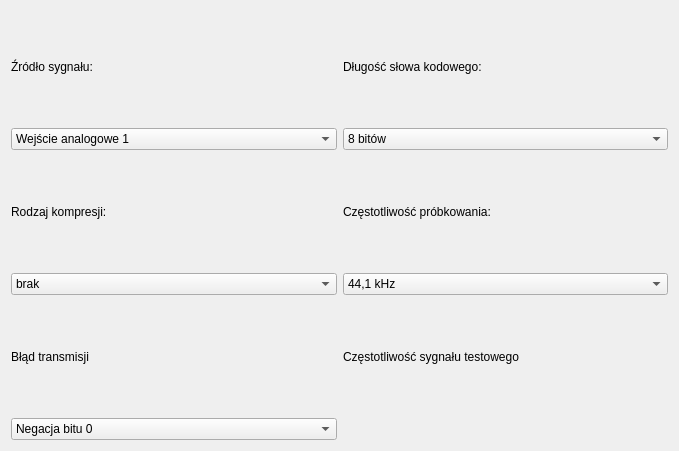
<?xml version="1.0" encoding="UTF-8"?>
<ui version="4.0">
 <class>ConfigWidget</class>
 <widget class="QWidget" name="ConfigWidget">
  <property name="geometry">
   <rect>
    <x>0</x>
    <y>0</y>
    <width>679</width>
    <height>451</height>
   </rect>
  </property>
  <property name="windowTitle">
   <string>Form</string>
  </property>
  <layout class="QGridLayout" name="gridLayout">
   <item row="2" column="1">
    <widget class="QLabel" name="label_4">
     <property name="text">
      <string>Częstotliwość próbkowania:</string>
     </property>
    </widget>
   </item>
   <item row="2" column="0">
    <widget class="QLabel" name="label_3">
     <property name="text">
      <string>Rodzaj kompresji:</string>
     </property>
    </widget>
   </item>
   <item row="3" column="0">
    <widget class="QComboBox" name="comboBox_3">
     <item>
      <property name="text">
       <string>brak</string>
      </property>
     </item>
     <item>
      <property name="text">
       <string>A-law</string>
      </property>
     </item>
     <item>
      <property name="text">
       <string>u-Law</string>
      </property>
     </item>
     <item>
      <property name="text">
       <string>cyfrowa</string>
      </property>
     </item>
    </widget>
   </item>
   <item row="3" column="1">
    <widget class="QComboBox" name="comboBox_4">
     <item>
      <property name="text">
       <string>44,1 kHz</string>
      </property>
     </item>
     <item>
      <property name="text">
       <string>32 kHz</string>
      </property>
     </item>
     <item>
      <property name="text">
       <string>22,05 kHz</string>
      </property>
     </item>
     <item>
      <property name="text">
       <string>16 kHz</string>
      </property>
     </item>
     <item>
      <property name="text">
       <string>11,025 kHz</string>
      </property>
     </item>
     <item>
      <property name="text">
       <string>8 kHz</string>
      </property>
     </item>
    </widget>
   </item>
   <item row="0" column="0">
    <widget class="QLabel" name="label">
     <property name="text">
      <string>Źródło sygnału:</string>
     </property>
    </widget>
   </item>
   <item row="1" column="0">
    <widget class="QComboBox" name="comboBox">
     <item>
      <property name="text">
       <string>Wejście analogowe 1</string>
      </property>
     </item>
     <item>
      <property name="text">
       <string>Wejście analogowe 2</string>
      </property>
     </item>
     <item>
      <property name="text">
       <string>Sygnał testowy 1</string>
      </property>
     </item>
     <item>
      <property name="text">
       <string>Sygnał testowy 2</string>
      </property>
     </item>
    </widget>
   </item>
   <item row="0" column="1">
    <widget class="QLabel" name="label_2">
     <property name="text">
      <string>Długość słowa kodowego:</string>
     </property>
    </widget>
   </item>
   <item row="1" column="1">
    <widget class="QComboBox" name="comboBox_2">
     <item>
      <property name="text">
       <string>8 bitów</string>
      </property>
     </item>
     <item>
      <property name="text">
       <string>12 bitów</string>
      </property>
     </item>
    </widget>
   </item>
   <item row="4" column="0">
    <widget class="QLabel" name="label_5">
     <property name="text">
      <string>Błąd transmisji</string>
     </property>
    </widget>
   </item>
   <item row="5" column="0">
    <widget class="QComboBox" name="comboBox_5">
     <item>
      <property name="text">
       <string>Negacja bitu 0</string>
      </property>
     </item>
     <item>
      <property name="text">
       <string>Negacja bitu 1</string>
      </property>
     </item>
     <item>
      <property name="text">
       <string>Negacja bitu 2</string>
      </property>
     </item>
     <item>
      <property name="text">
       <string>Negacja bitu 3</string>
      </property>
     </item>
     <item>
      <property name="text">
       <string>Negacja bitu 4</string>
      </property>
     </item>
     <item>
      <property name="text">
       <string>Negacja bitu 5</string>
      </property>
     </item>
     <item>
      <property name="text">
       <string>Negacja bitu 6</string>
      </property>
     </item>
     <item>
      <property name="text">
       <string>Negacja bitu 7</string>
      </property>
     </item>
     <item>
      <property name="text">
       <string>Negacja bitu 8 (tylko tryb 12b bez kompresji)</string>
      </property>
     </item>
     <item>
      <property name="text">
       <string>Negacja bitu 9  (tylko tryb 12b bez kompresji)</string>
      </property>
     </item>
     <item>
      <property name="text">
       <string>Negacja bitu 10  (tylko tryb 12b bez kompresji)</string>
      </property>
     </item>
     <item>
      <property name="text">
       <string>Negacja bitu 11  (tylko tryb 12b bez kompresji)</string>
      </property>
     </item>
     <item>
      <property name="text">
       <string>Negacja losowego bitu</string>
      </property>
     </item>
    </widget>
   </item>
   <item row="4" column="1">
    <widget class="QLabel" name="label_6">
     <property name="text">
      <string>Częstotliwość sygnału testowego</string>
     </property>
    </widget>
   </item>
  </layout>
 </widget>
 <resources/>
 <connections/>
</ui>
